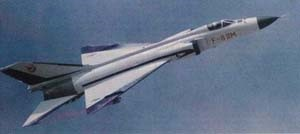
%> input picture image_processing/asset/exp-4/Plane2.jpg, 300 x 134 px
$ octave 1.m   (GNU Octave 9; MATLAB toolbox functions it lacks are replaced by stand-ins)
%> lines starting %> are read from the running program, lines starting %| are printed output that depends on the picture; in (x1, y1, x2, y2) boxes, pixels count from 0 and x2, y2 are one past the last pixel; in counts of white or black regions, pixels touching at a corner belong together; the program's own positions count from 1
% 1.
I=imread('Plane2.jpg');
%> I is the input picture: size 134x300x3 uint8; mean R, G, B 95.4, 110.5, 133.5
level = graythresh(I);
%> level = 0.439
bw = im2bw(I,level);
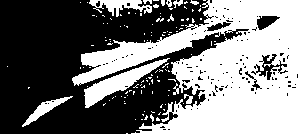
%> bw: size 134x300 logical; 47.2% white; 121 white regions (110 under 20 px), largest, box (x1, y1, x2, y2) and area: (72, 0, 300, 134) 16367, (84, 58, 170, 108) 1145, (89, 0, 152, 17) 498
SE = strel('square',3);
BW1 = imdilate(bw,SE);
%> BW1: size 134x300 logical; 57.6% white; 59 black regions (52 under 20 px), largest, box (x1, y1, x2, y2) and area: (0, 0, 205, 134) 16157, (155, 35, 224, 62) 439, (258, 17, 276, 29) 123
SE1 = strel('arbitrary',eye(5));
BW2 = imerode(bw,SE1);
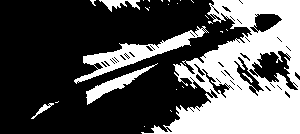
%> BW2: size 134x300 logical; 34.7% white; 26 white regions (20 under 20 px), largest, box (x1, y1, x2, y2) and area: (141, 0, 300, 134) 11211, (74, 26, 209, 84) 1714, (86, 63, 158, 105) 638, (99, 0, 140, 12) 223, (31, 103, 54, 119) 84, (242, 73, 253, 83) 26
BW3 = bwmorph(bw, 'open');
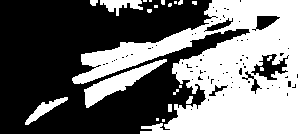
%> BW3: size 134x300 logical; 44.3% white; 22 white regions (14 under 20 px), largest, box (x1, y1, x2, y2) and area: (72, 0, 300, 134) 15674, (84, 59, 167, 108) 1130, (100, 0, 143, 16) 346
BW4 = bwmorph(bw, 'close');
%> BW4: size 134x300 logical; 50.7% white; 28 black regions (16 under 20 px), largest, box (x1, y1, x2, y2) and area: (0, 0, 206, 134) 18279, (136, 31, 236, 68) 788, (257, 16, 277, 30) 187
subplot(231),imshow(I),title('原图');
subplot(232),imshow(bw),title('二值化图像');
subplot(233),imshow(BW1),title('膨胀');
subplot(234),imshow(BW2),title('腐蚀');
subplot(235),imshow(BW3),title('开运算');
subplot(236),imshow(BW4),title('闭运算');

% 2.
I=imread('noisy.jpg'); %注意图片的路径要设置正确
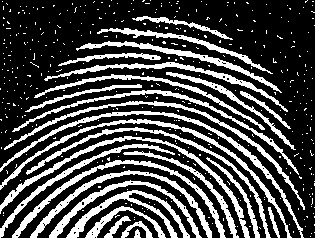
%> input picture image_processing/asset/exp-4/noisy.jpg, 315 x 238 px
%> I is the input picture: size 238x315x3 uint8; min 0, max 255, mean 73.1
subplot(231),imshow(I),title('噪声图像');

SE=strel('square',3);
BW=imerode(I,SE);
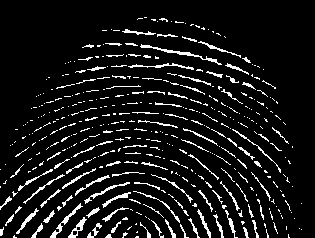
%> BW: size 238x315x3 uint8; min 0, max 255, mean 22.6
subplot(232),imshow(BW),title('腐蚀后的图像');

BW1=imopen(I,SE);
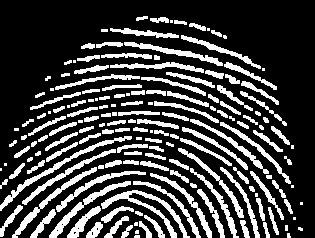
%> BW1: size 238x315x3 uint8; min 0, max 255, mean 63.8
subplot(233),imshow(BW1),title('使用square(3)开操作后的图像');

BW2=imclose(I,SE);
%> BW2: size 238x315x3 uint8
subplot(234),imshow(BW2),title('使用square(3)闭操作后的图像');

BW3=imclose(BW1,SE);
%> BW3: size 238x315x3 uint8
subplot(235),imshow(BW3),title('使用square(3)先开后闭操作后的图像');

BW4=imopen(BW2,SE);
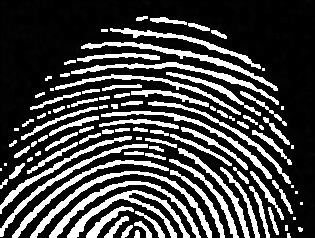
%> BW4: size 238x315x3 uint8; min 0, max 255, mean 70.6
subplot(236),imshow(BW4),title('使用square(3)先闭后开操作后的图像');
